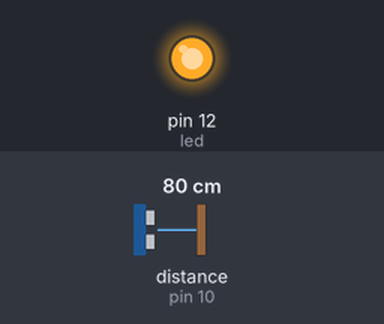
Bench run of a sketch on a simulated Arduino Uno, built with avr-gcc and run on an emulated ATmega328P. Parts: output pins drawn as LEDs (lit = HIGH). Wiring (inferred from the names in the program): ultrasonic range finder: trigger pin 9; echo pin 10. Inputs (shaded band) come from the test bench; at power-on: distance to the obstacle (sensor on pin 10) 80 cm. The echo pulse lasts 58.3 µs per cm; random numbers use the default seed unless the sketch sets one; pins used as bus, display or sensor lines are not drawn; what the sketch prints to the serial monitor is not drawn.

Above: at 0.5 s.
Timing chart, 0 to 3.0 s (numbered marks = the images above):
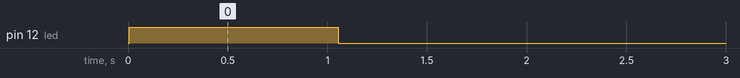

The sketch:

Sensor.ino
```cpp
int trigPin = 9; //trigger pin
int echoPin = 10; //echopin
int led = 12; //led for checking is sensor is working
long duration; //duration the ping for the sensor takes
int distance; //calculated distance
int data[10][2]; //initializing an array
int dataId = 0; //int for the amount of times the robot detects
void setup() {
pinMode(trigPin, OUTPUT); //pin initialization
pinMode(echoPin, INPUT);
pinMode(led,OUTPUT);
Serial.begin(9600);
}

void loop() {
  digitalWrite(trigPin, LOW); //Ultra sonic ping
  delayMicroseconds(2);
  digitalWrite(trigPin, HIGH);
  delayMicroseconds(10);
  digitalWrite(trigPin, LOW);
  duration = pulseIn(echoPin, HIGH);
  distance= duration*0.034/2; //distance calculation
  if((distance > 40) && (dataId < 10)){ //checking if distance is greater then 40, then blinking the led
    digitalWrite(led,HIGH); //turning led on
    delay(100); //second delay
    digitalWrite(led,LOW); //turning led off
    int d; //initalizing for the for loops
    int z;
    int x;
    for(d = 0; d <1; d++){ //running it only once
      for(z = 0; z<2; z++){ //telling it to run only twice
        x = (int)random(0,100); //creating fake x and y coordinates for testing the bluetooth.
          data[d][z]= x; //inputing value at either position 0 or 1 in the array
      }
      Serial.print(data[d][0]);  //printing out the x coord
      Serial.print(",");
      Serial.println(data[d][1]);//printing out the y cord
    }
    dataId++;   //increasing the data length
  }
  /*
  Serial.print("Distance: "); //printing the word distance in the serial monitor for testing
  Serial.println(distance); //printing out the distance variable. USE FOR TESTING
  */
  int fp; //initalizing the print
  if(dataId == 10){ //while the dataId is full go into this section
    for(fp = 0; fp < 10; fp++){ //for loop to print out all the values
      Serial.print(data[fp][0]); //print out x value
      Serial.print(",");
      Serial.println(data[fp][1]); //print out y valur
    }
    dataId = 11;  //once done increment dataid to stop the repeater.
  }
}
```

Measured:
- by itself, pin 12 (led): LOW → HIGH at 0.01 s, → LOW 1.1 s later
